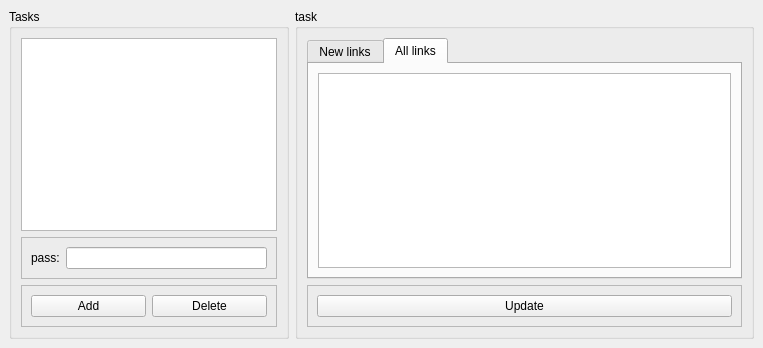
<?xml version="1.0" encoding="UTF-8"?>
<ui version="4.0">
 <class>MainWindow</class>
 <widget class="QMainWindow" name="MainWindow">
  <property name="geometry">
   <rect>
    <x>0</x>
    <y>0</y>
    <width>763</width>
    <height>348</height>
   </rect>
  </property>
  <property name="windowTitle">
   <string>MainWindow</string>
  </property>
  <widget class="QWidget" name="centralwidget">
   <layout class="QFormLayout" name="formLayout">
    <item row="0" column="0">
     <widget class="QGroupBox" name="task_select_gbox">
      <property name="title">
       <string>Tasks</string>
      </property>
      <layout class="QGridLayout" name="gridLayout_2">
       <item row="2" column="0">
        <widget class="QFrame" name="frame">
         <property name="frameShape">
          <enum>QFrame::StyledPanel</enum>
         </property>
         <property name="frameShadow">
          <enum>QFrame::Raised</enum>
         </property>
         <layout class="QHBoxLayout" name="horizontalLayout">
          <item>
           <widget class="QPushButton" name="new_task_button">
            <property name="text">
             <string>Add</string>
            </property>
           </widget>
          </item>
          <item>
           <widget class="QPushButton" name="delete_task_button">
            <property name="text">
             <string>Delete</string>
            </property>
           </widget>
          </item>
         </layout>
        </widget>
       </item>
       <item row="0" column="0">
        <widget class="QListWidget" name="task_list"/>
       </item>
       <item row="1" column="0">
        <widget class="QFrame" name="frame_3">
         <property name="frameShape">
          <enum>QFrame::StyledPanel</enum>
         </property>
         <property name="frameShadow">
          <enum>QFrame::Raised</enum>
         </property>
         <layout class="QHBoxLayout" name="horizontalLayout_4">
          <item>
           <widget class="QLabel" name="label">
            <property name="text">
             <string>pass:</string>
            </property>
           </widget>
          </item>
          <item>
           <widget class="QLineEdit" name="password"/>
          </item>
         </layout>
        </widget>
       </item>
      </layout>
     </widget>
    </item>
    <item row="0" column="1">
     <widget class="QGroupBox" name="selected_task_gbox">
      <property name="title">
       <string>task</string>
      </property>
      <layout class="QGridLayout" name="gridLayout">
       <item row="1" column="0">
        <widget class="QFrame" name="frame_4">
         <property name="frameShape">
          <enum>QFrame::StyledPanel</enum>
         </property>
         <property name="frameShadow">
          <enum>QFrame::Raised</enum>
         </property>
         <layout class="QHBoxLayout" name="horizontalLayout_5">
          <item>
           <widget class="QPushButton" name="update_button">
            <property name="text">
             <string>Update</string>
            </property>
           </widget>
          </item>
         </layout>
        </widget>
       </item>
       <item row="0" column="0">
        <widget class="QTabWidget" name="tabWidget">
         <property name="currentIndex">
          <number>1</number>
         </property>
         <widget class="QWidget" name="new_links_tab">
          <attribute name="title">
           <string>New links</string>
          </attribute>
          <layout class="QGridLayout" name="gridLayout_3">
           <item row="0" column="0">
            <widget class="QTableWidget" name="new_links_table">
             <column>
              <property name="text">
               <string>Model</string>
              </property>
             </column>
             <column>
              <property name="text">
               <string>Description</string>
              </property>
             </column>
             <column>
              <property name="text">
               <string>Price</string>
              </property>
             </column>
             <column>
              <property name="text">
               <string>Link</string>
              </property>
             </column>
            </widget>
           </item>
          </layout>
         </widget>
         <widget class="QWidget" name="All_links_tab">
          <attribute name="title">
           <string>All links</string>
          </attribute>
          <layout class="QHBoxLayout" name="horizontalLayout_3">
           <item>
            <widget class="QTableWidget" name="all_links_table"/>
           </item>
          </layout>
         </widget>
        </widget>
       </item>
      </layout>
     </widget>
    </item>
   </layout>
  </widget>
 </widget>
 <resources/>
 <connections/>
</ui>
